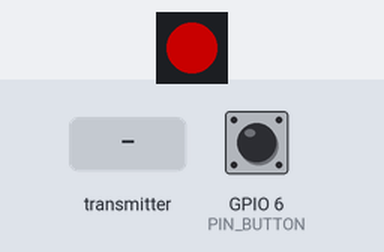
Recording of a program running on a simulated ESP32. On the bench: 1 RGB LEDs in strip order, left to right. The inputs (shaded band) are chosen by the test bench; at power-on: GPIO 6 (PIN_BUTTON) HIGH. Dim RGB values are drawn brighter than linear; WiFi joins after 1.5 s; servers stay silent unless stated; a WiFi scan finds three made-up networks.

Above: at 8.4 s.
8.5 s: the transmitter starts sending message = 0
At 9.9 s:
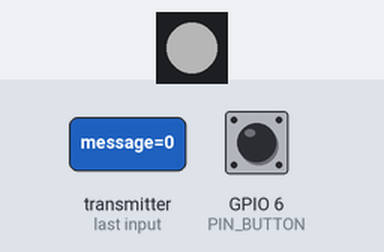
11.5 s: GPIO 6 (PIN_BUTTON) pulled LOW for 0.15 s
At 12.1 s:
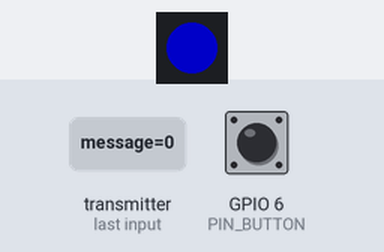
14.5 s: GPIO 6 (PIN_BUTTON) pulled LOW for 1 s
At 15.6 s:
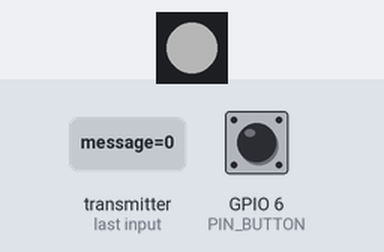
18.5 s: GPIO 6 (PIN_BUTTON) pulled LOW for 3.2 s
At 19.8 s:
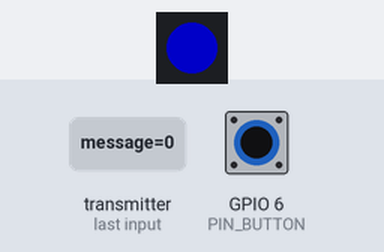
Timing chart, 0 to 22.0 s (numbered marks = the images above; inputs shaded):
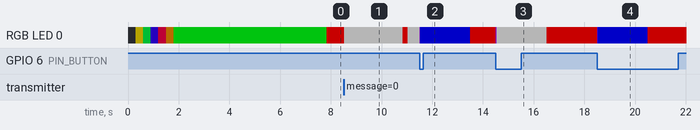

Measured:
- after the input at 8.5 s, RGB LED 0: RGB(100, 0, 0) → RGB(66, 66, 66) at once, → RGB(100, 0, 0) 2.3 s later, → RGB(66, 66, 66) 0.19 s later

The program:

main.cpp
```cpp
#include <Arduino.h>
#include "FastLED.h"
// #include <ESP32Servo.h>
#include "ServoEasing.hpp"
#include <WiFi.h>
#include <esp_wifi.h>
#include <esp_now.h>

#define PING_INTERVAL 2000

#define PIN_SERVO 5
#define PIN_PIXEL 17
#define PIN_BUTTON 6
#define NUM_PIXEL 1
CRGB pixel[NUM_PIXEL];

int last_btn;
int shutterstate = 0;

uint8_t broadcastAddress[] = {0xf4, 0x12, 0xfa, 0xc1, 0x68, 0xc4};

#define MESS_GET_SHUTTER 1
#define MESS_SET_SHUTTER 2

uint8_t baseMac[6];

typedef struct esp_now_message
{
  //  uint8_t mac[6];
  uint8_t message;
  uint8_t param;
} esp_now_message;

bool peer_registered = false;
esp_now_peer_info_t peerInfo;
esp_now_message incoming_message;

unsigned long last_ping;
unsigned long last_response;
unsigned long last_button_press;
bool ping_waiting;
bool shutter_moving;

// Insert your SSID
constexpr char WIFI_SSID[] = "anyshut";

int32_t getWiFiChannel(const char *ssid) {
  if (int32_t n = WiFi.scanNetworks()) {
      for (uint8_t i=0; i<n; i++) {
          if (!strcmp(ssid, WiFi.SSID(i).c_str())) {
              return WiFi.channel(i);
          }
      }
  }
  return 0;
}


//--------------------------------------------------------------------------------

void readMacAddress()
{
  esp_err_t ret = esp_wifi_get_mac(WIFI_IF_STA, baseMac);
  if (ret == ESP_OK)
  {
    log_i("%02x:%02x:%02x:%02x:%02x:%02x\n",
          baseMac[0], baseMac[1], baseMac[2],
          baseMac[3], baseMac[4], baseMac[5]);
  }
  else
  {
    log_e("Failed to read MAC address");
  }
}

// Callback when data is sent
void OnDataSent(const uint8_t *mac_addr, esp_now_send_status_t status)
{
  /*  Serial.print("\r\nLast Packet Send Status:\t");
   Serial.println(status == ESP_NOW_SEND_SUCCESS ? "Delivery Success" : "Delivery Fail");
   if (status == 0)
   {
     success = "Delivery Success :)";
   }
   else
   {
     success = "Delivery Fail :(";
   } */
}

// Callback when data is received
void OnDataRecv(const uint8_t *mac, const uint8_t *incomingData, int len)
{
  memcpy(&incoming_message, incomingData, sizeof(incoming_message));
  //  log_v("Bytes received: %d", len);

  if (incoming_message.message == MESS_GET_SHUTTER)
  {
    last_response = millis();
    log_v("Ping: %dms", last_response - last_ping);
    ping_waiting = false;
    shutterstate = incoming_message.param;
  }
  else if (incoming_message.message == MESS_SET_SHUTTER)
  {
    shutterstate = incoming_message.param;
    shutter_moving = false;
  }

  //  log_v("Shutter state %d", shutterstate);
  if (shutterstate == 0)
  {
    pixel[0] = CRGB::DarkGray;
    FastLED.show();
  }
  else
  {
    pixel[0] = CRGB::Blue;
    FastLED.show();
  }
}

//===============================================================
void setup()
{
  FastLED.addLeds<SK6812, PIN_PIXEL, GRB>(pixel, NUM_PIXEL);
  FastLED.setBrightness(100);
  for (int hue = 0; hue < 360; hue++)
  {
    fill_rainbow(pixel, NUM_PIXEL, hue, 7);
    delay(5);
    FastLED.show();
  }

  log_v("Enable Wifi");
  WiFi.mode(WIFI_STA);
 int32_t channel = getWiFiChannel(WIFI_SSID);

  WiFi.printDiag(Serial); // Uncomment to verify channel number before
  esp_wifi_set_promiscuous(true);
  esp_wifi_set_channel(channel, WIFI_SECOND_CHAN_NONE);
  esp_wifi_set_promiscuous(false);
  WiFi.printDiag(Serial); // Uncomment to verify channel change after


  WiFi.begin();
  delay(3000);
  log_v("[DEFAULT] ESP32 Board MAC Address: ");
  readMacAddress();
  pinMode(PIN_BUTTON, INPUT_PULLUP);
  last_btn = digitalRead(PIN_BUTTON);

  // Init ESP-NOW
  if (esp_now_init() != ESP_OK)
  {
    log_e("Error initializing ESP-NOW");
    return;
  }

  // Register peer
  memcpy(peerInfo.peer_addr, broadcastAddress, 6);
  peerInfo.channel = 0;
  peerInfo.encrypt = false;

  // Add peer
  if (esp_now_add_peer(&peerInfo) != ESP_OK)
  {
    Serial.println("Failed to add peer");
    return;
  }
  esp_now_register_recv_cb(esp_now_recv_cb_t(OnDataRecv));
  esp_now_register_send_cb(OnDataSent);
}

//===============================================================
void loop()
{
  int btn = digitalRead(PIN_BUTTON);
  /* log_v("Btn %d", btn);
  delay(1000);
   */

  if ((millis() - last_button_press > 200) && (btn != last_btn))
  {

    last_btn = btn;
    if (!btn)
    {
      log_v("Btn pressed");

      shutterstate = shutterstate ? 0 : 1;

      pixel[0] = CRGB::DarkViolet;
      FastLED.show();

      last_button_press = millis();
      shutter_moving = true;

      esp_now_message out_message;
      out_message.message = MESS_SET_SHUTTER;
      out_message.param = shutterstate;
      esp_err_t result = esp_now_send(broadcastAddress, (uint8_t *)&out_message, sizeof(out_message));
    }
  }

  if (!shutter_moving && (millis() - last_ping > 3000))
  {
    log_v("Send Ping");
    esp_now_message out_message;
    out_message.message = MESS_GET_SHUTTER;
    out_message.param = 0;
    esp_err_t result = esp_now_send(broadcastAddress, (uint8_t *)&out_message, sizeof(out_message));
    last_ping = millis();
    ping_waiting = true;
  }

  if (shutter_moving && (millis() - last_button_press > 2000))
  {
    log_v("Shutter move should long be finished !!");
    pixel[0] = CRGB::Red;
    FastLED.show();
  }

  if (ping_waiting && (millis() - last_ping > 1000))
  {
    ping_waiting = false;
    log_v("Lost connection");
    pixel[0] = CRGB::Red;
    FastLED.show();
  }
  delay(10);
}
```
